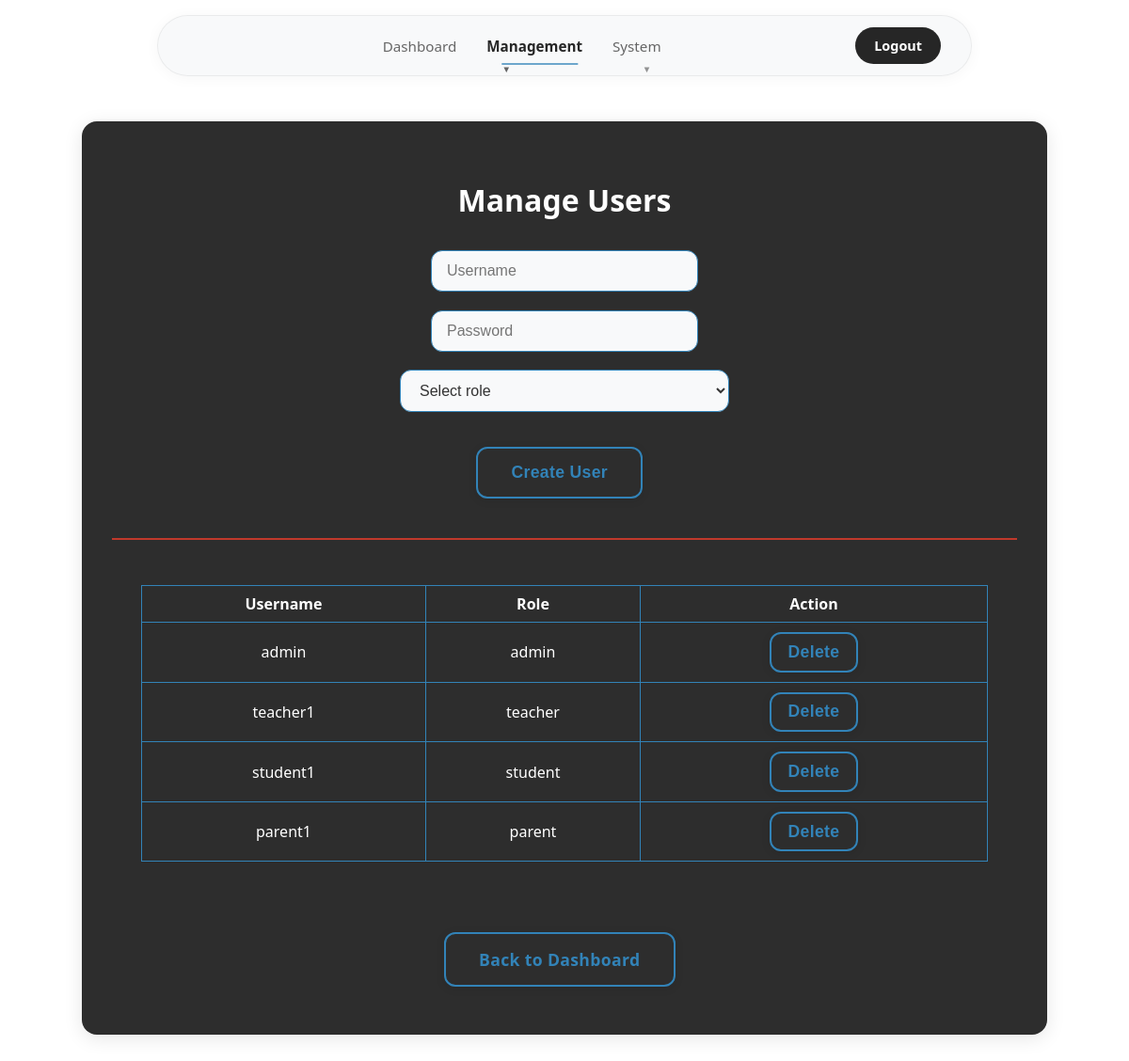
Page /manage_users (signed in) on the committed database.
### tables this page shows
CREATE TABLE users (
    id INTEGER PRIMARY KEY,
    username TEXT UNIQUE,
    password TEXT,
    role TEXT,
    full_name TEXT,
    email TEXT
, phone TEXT);

### app.py (the view, shortened to what this page needs)
@app.route('/manage_users', methods=['GET','POST'])
def manage_users():
    if not is_admin():
        return redirect(url_for('login'))
    conn = get_db()
    cur = conn.cursor()
    cur.execute("SELECT * FROM users")
    cur.execute("SELECT * FROM users")
    users = cur.fetchall()
    cur.execute("SELECT id, name FROM subjects")
    subjects = cur.fetchall()
    cur.execute('''SELECT enrollments.user_id, enrollments.subject_id
                   FROM enrollments''')
    enrollments = cur.fetchall()
    return render_template('manage_users.html',
                         users=users,
                         subjects=subjects,
                         enrollments=enrollments)

### app.py (called while the page is built)
def get_db():
    conn = sqlite3.connect(DATABASE)
    conn.row_factory = sqlite3.Row
    return conn

def is_admin():
    return session.get('role') == 'admin'

### templates/manage_users.html (shortened to what this page needs)
<!DOCTYPE html>
<html>
<head>
    <link rel="stylesheet" href="/static/styles.css">
</head>
<body>
    <div class="navbar">
        <div class="navbar-container">
            <div class="navbar-links">
                <a href="/admin_dashboard" class="nav-link">Dashboard</a>
                <div class="dropdown">
                    <a href="#" class="nav-link dropdown-trigger active">Management</a>
                </div>
                <div class="dropdown">
                    <a href="#" class="nav-link dropdown-trigger">System</a>
                </div>
            </div>
            <div class="navbar-actions">
                <a href="/logout" class="nav-btn">Logout</a>
            </div>
        </div>
    </div>
    <div class="center-wrapper">
        <div class="dashboard-container card-3d">
            <h1>Manage Users</h1>
            <form method="post" class="form-stack">
                <input type="text" name="username" placeholder="Username" required>
                <input type="password" name="password" placeholder="Password" required>
                <select name="role" required>
                    <option value="" disabled selected>Select role</option>
                </select>
                <button class="btn-3d" type="submit">Create User</button>
            </form>
            <hr style="width:100%; margin: 2em 0; border: 1px solid #C0392B;">
            <div class="table-wrapper">
                <table>
                    <tr><th>Username</th><th>Role</th><th>Action</th></tr>
                    {% for user in users %}
                    <tr>
                        <td>{{ user['username'] }}</td>
                        <td>{{ user['role'] }}</td>
                        <td class="table-actions">
                            <form method="post" action="/delete_user" style="display:inline;">
                                <button class="btn-3d" type="submit" onclick="return confirm('Delete this user?');">Delete</button>
                            </form>
                        </td>
                    </tr>
                    {% endfor %}
                </table>
            </div>
            <div class="action-buttons">
                <a class="btn-3d" href="/admin">Back to Dashboard</a>
            </div>
        </div>
    </div>
</body>
</html>

### static/styles.css (style rules this page uses)
body { background: #ffffff; font-family: 'Segoe UI', 'Arial', sans-serif; color: #262626; margin: 0; padding: 0; min-height: 100vh; }
.navbar { background: transparent; backdrop-filter: none; -webkit-backdrop-filter: none; box-shadow: none; padding: 1rem 0; position: sticky; top: 0; left: 0; right: 0; z-index: 1000; margin-bottom: 0; border: none; width: 100%; }
.navbar-container { max-width: 800px; margin: 0 auto; display: flex; justify-content: space-between; align-items: center; padding: 0.75rem 2rem; height: auto; background: rgba(248, 249, 250, 0.9); backdrop-filter: blur(10px); -webkit-backdrop-filter: blur(10px); border-radius: 50px; border: 1px solid rgba(0, 0, 0, 0.06); box-shadow: 0 2px 16px rgba(0, 0, 0, 0.04); }
.navbar-actions { display: flex; align-items: center; gap: 1rem; }
.navbar-links { display: flex; gap: 2rem; align-items: center; justify-content: center; flex: 1; margin: 0; }
.nav-link { color: #666666; text-decoration: none; font-weight: 500; padding: 0.5rem 0; border-radius: 0; transition: all 0.2s ease; position: relative; font-size: 0.95rem; white-space: nowrap; border: none; background: transparent; }
.nav-link.active { color: #262626; background: transparent; box-shadow: none; border: none; transform: none; font-weight: 600; }
.nav-btn { background: #262626; color: #ffffff; text-decoration: none; font-weight: 600; padding: 0.625rem 1.25rem; border-radius: 25px; transition: all 0.2s ease; font-size: 0.9rem; white-space: nowrap; border: none; }
.nav-link.active::after { width: 80%; }
.nav-link::after { content: ''; position: absolute; bottom: -2px; left: 50%; width: 0; height: 2px; background: #3283b8; transition: all 0.3s ease; transform: translateX(-50%); }
.dropdown { position: relative; display: inline-block; }
.nav-link.dropdown-trigger::after { content: '▼'; font-size: 0.6rem; margin-left: 0.375rem; opacity: 0.7; transition: transform 0.2s ease; }
.dashboard-container { padding: 2.5em 2em; background: #262626; border-radius: 16px; max-width: 1200px; box-shadow: 0 4px 20px rgba(0, 0, 0, 0.1); width: 90%; margin: 2em auto; display: flex; flex-direction: column; align-items: center; border: 1px solid rgba(0, 0, 0, 0.05); }
.center-wrapper { display: flex; align-items: center; justify-content: center; min-height: 100vh; }
.card-3d { background: #2d2d2d; border-radius: 16px; box-shadow: 0 4px 20px rgba(0, 0, 0, 0.1); width: 80%; border: 1px solid rgba(0, 0, 0, 0.05); }
h1, h2, h3 { color: #ffffff;; text-align: center; margin-bottom: 1em; text-decoration: none; }
.form-stack { display: flex; flex-direction: column; gap: 1.2em; width: 100%; align-items: center; }
input, select { padding: 0.75em 1em; border-radius: 12px; border: 1.5px solid hsl(204, 57%, 46%); font-size: 1em; background: #f8f9fa; color: #333333; transition: border 0.2s; outline: none; margin-bottom: 0.5em; width: 100%; max-width: 350px; text-decoration: none; }
input[name="username"] { max-width: 250px !important; width: 250px !important; }
input[type="password"] { max-width: 250px !important; width: 250px !important; }
form[style*="inline"] button { margin: 2px 5px !important; display: inline-block !important; vertical-align: middle !important; padding: 0.5em 1em !important; }
.btn-3d { background: #2d2d2d; color: hsl(204, 57%, 46%); border: 2px solid hsl(204, 57%, 46%); border-radius: 12px; padding: 0.85em 2em; font-size: 1.1em; font-weight: 600; box-shadow: 0 2px 10px rgba(0, 0, 0, 0.1); transition: transform 0.12s, box-shadow 0.12s; cursor: pointer; letter-spacing: 0.02em; margin: 0.6em 0.6em 0.6em 0; display: inline-block; text-align: center; text-decoration: none; }
.action-buttons { margin-top: 2em; text-align: center; }
.table-wrapper { width: 100%; max-width: 900px; overflow-x: auto; margin: 0 auto; }
table { width: 100%; max-width: 900px; border-collapse: collapse; margin: 1em auto 2em; }
th, td { padding: 8px; border: 1px solid #3283b8; text-align: center; text-decoration: none; color:#ffffff; }
.form-stack input, .form-stack select { margin: 0 auto; display: block; width: 100%; max-width: 350px; }
.form-stack button { align-self: center; margin-top: 1em; }
.dashboard-container { max-width: 1200px; margin: 2em auto; padding: 2.5em 2em; }

### rows in the picture
users: username "admin", role "admin"
users: username "teacher1", role "teacher"
users: username "student1", role "student"
users: username "parent1", role "parent"
